Frame 1 (no input): blank canvas, image omitted
Frame 60 (the mouse pressed at the canvas centre just before this capture): blank canvas, image omitted
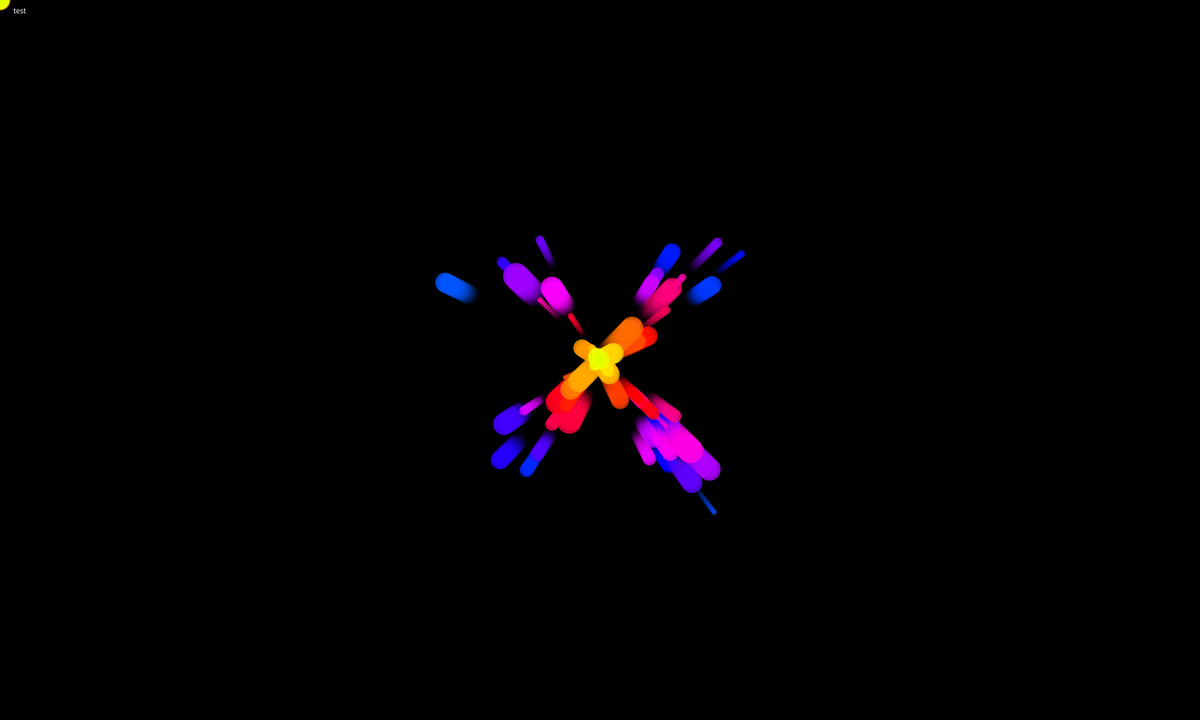
Frame 120 (the mouse held since frame 60 and released just before this capture)

The Processing sketch whose frames 1 and 60 were blank and that drew this single picture after the mouse press (run headless with seeded random() and noise(); from frame 60 on, the mouse is pressed at the canvas centre):

// Processing sketch: test
// ── test.pde
void setup(){
  size(1800,1080);
}
ArrayList<maru> marus = new ArrayList<maru>();
int i=0;
void draw(){

  noStroke();
  background(0);
  fill(100);
  text("test",20,20);
  colorMode(HSB,100);
  
  for(maru m : marus){
    m.draw();
  }
  i+=1;
  marus.add(new maru(mouseX,mouseY,(int)random(2) ==  1 ? -(int)random(2,5) :(int)random(2,5) ,(int)random(2) ==  1 ? -(int)random(2,5) :(int)random(2,5) ,color(i%100,255,255)));
  
}


class maru {
  color c;
  int x;
  int y;
  int vx;
  int vy;
  int r = (int)random(5,40);
  int[] kx = new int[10];
  int[] ky = new int[10];
  maru(int _x,int _y,int _vx,int _vy,color _c) {
    x = _x;
    y = _y;
    vx = _vx;
    vy = _vy;
    c = _c;
  }
  void draw(){
    if(x > 1&& y>1 && x < width&&y<height){
    
    fill(c); 
    for(int i=9;i>0;i--){
      kx[i] = kx[i-1];
    }
    for(int i=9;i>0;i--){
      ky[i] = ky[i-1];
    }
    kx[0] = x;
    ky[0] = y;
    for(int i=0;i<10;i++){
      fill(c,80-8*i);
      ellipse(kx[i],ky[i],r,r);
    }
    ellipse(x,y,r,r);
    x+=vx;
    y+=vy;
    }
  }
}
